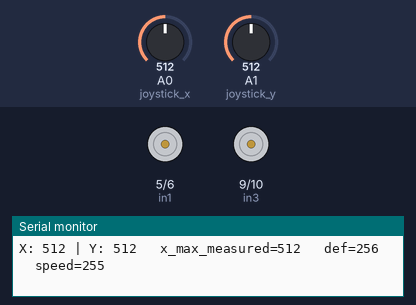
A sketch run on a simulated Arduino Uno, built with avr-gcc and run on an emulated ATmega328P. On the bench: motor-driver pin pairs drawn as motors (green arrow = first pin HIGH = forward, orange = second pin HIGH = backward, longer = more drive), the last lines printed to the serial monitor. The test bench sets the inputs (shaded band); at power-on: A0 (joystick_x) = 512, A1 (joystick_y) = 512.

Above: at 1.2 s.
1.3 s: A0 (joystick_x) set to 485
At 2.0 s:
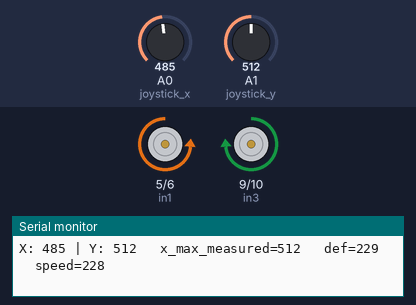
2.8 s: A0 (joystick_x) set to 306
At 3.9 s:
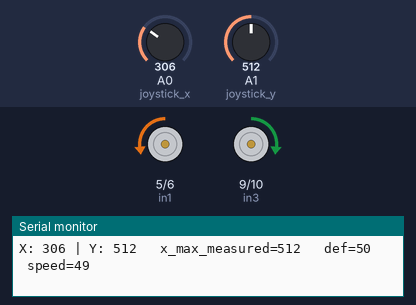
4.3 s: A0 (joystick_x) set to 122
At 5.5 s:
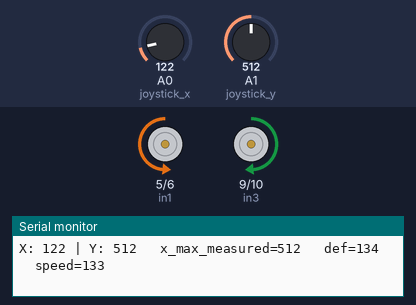
5.8 s: A0 (joystick_x) set to 540
At 6.5 s:
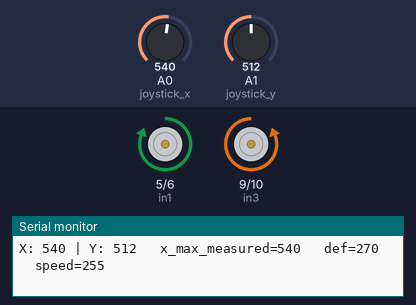
Timing chart, 0 to 8.3 s (numbered marks = the images above; inputs shaded):
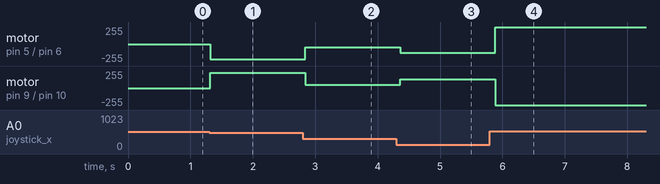

The sketch:

CAR-08-10-Motor_control_speed.ino
```cpp
// This sketch shows how to convert joystick x-y values to PWM values that
// can be used to control speed.
// In this example, because of my Arduino car's wiring, forward and backward
// motions are controlled in the X axis. Therefore, this sketch converts the
// joysticks X axis values into compatible (within PWM range) PWM values for
// the Arduino Uno, and passes those values to the motor via the
// speed parameter of the moveB function.

const int in1 = 5;  // in1,2 for right wheel
const int in2 = 6;
const int in3 = 9;  // in3,4 for left wheel
const int in4 = 10;

const int joystick_x = A0;
const int joystick_y = A1;

int Xvalue = 0;
int Yvalue = 0;

int deflection = 0;
int x_max_measured = 0;
int motor_speed = 0;

// X and Y max min values for no movement. I have define these values experimentally.
const int x_max = 530;
const int x_min = 500;
const int y_max = 530;
const int y_min = 500;

const int high_speed = 255;
const int low_speed = 150;

void moveA(int speed) {
  analogWrite(in1, 0);
  analogWrite(in2, speed);
  analogWrite(in3, speed);
  analogWrite(in4, 0);
}

void moveB(int speed) {
  analogWrite(in1, speed);
  analogWrite(in2, 0);
  analogWrite(in3, 0);
  analogWrite(in4, speed);
}

void turnB(int speed) {
  analogWrite(in1, speed);
  analogWrite(in2, 0);
  analogWrite(in3, speed);
  analogWrite(in4, 0);
}

void turnA(int speed) {
  analogWrite(in1, 0);
  analogWrite(in2, speed);
  analogWrite(in3, 0);
  analogWrite(in4, speed);
}

void stopMove() {
  analogWrite(in1, 0);
  analogWrite(in2, 0);
  analogWrite(in3, 0);
  analogWrite(in4, 0);
}

void setup() {
  // put your setup code here, to run once:
  Serial.begin(9600);
}

void loop() {
  // put your main code here, to run repeatedly:
  Xvalue = analogRead(joystick_x);
  Yvalue = analogRead(joystick_y);

  // Let's check the maximum value for the x axis.
  // The sketch will measure this each time it starts to accomodate for
  // joysticks with different output ranges.
  if (Xvalue > x_max_measured) {
    x_max_measured = Xvalue;
  }

  deflection = abs(x_max_measured / 2 - Xvalue);  // Because I hold the joystick with the headers pointing down, the x and y are alternated
  motor_speed = map(deflection, 0, x_max_measured / 2, 0, 255);

  Serial.print("X: ");
  Serial.print(Xvalue, DEC);  // print the value of VRX in DEC
  Serial.print(" | Y: ");
  Serial.print(Yvalue, DEC);  // print the value of VRX in DEC
  Serial.print("\t x_max_measured=");
  Serial.print(x_max_measured);
  Serial.print("\t def=");
  Serial.print(deflection);
  Serial.print("\t speed=");
  Serial.println(motor_speed);

  // Get these values through experimentation .
  if ( (Xvalue >= x_min && Xvalue <= x_max) &&
       (Yvalue >= y_min && Yvalue <= y_max)) {
    stopMove();
  } else if (Xvalue < x_min) {
    moveA(motor_speed);  // Move forward at variable speed
  } else if (Xvalue > x_max) {
    moveB(motor_speed);  // Move backward at variable speed
  } else if (Yvalue > y_max) {
    turnA(low_speed);  // Turn at fixed speed
  } else if (Yvalue < y_min) {
    turnB(high_speed);  // Turn at fixed speed
  }

  delay(100);
}
```

Measured:
- the behaviour switches between 500 and 499 on A0 (joystick_x) (found by bisection; images 0 and 1)
- after the input at 1.3 s, motor on pin 5 (in1) / pin 6 (in2): stopped → backward 228/255 at once; motor on pin 9 (in3) / pin 10 (in4): stopped → forward 228/255 at once
- after the input at 2.8 s, motor on pin 5 (in1) / pin 6 (in2): backward 228/255 → backward 49/255 at once; motor on pin 9 (in3) / pin 10 (in4): forward 228/255 → forward 49/255 at once
- after the input at 4.3 s, motor on pin 5 (in1) / pin 6 (in2): backward 49/255 → backward 133/255 after 0.06 s; motor on pin 9 (in3) / pin 10 (in4): forward 49/255 → forward 133/255 after 0.06 s
- after the input at 5.8 s, motor on pin 5 (in1) / pin 6 (in2): backward 133/255 → forward 255/255 after 0.08 s; motor on pin 9 (in3) / pin 10 (in4): forward 133/255 → backward 255/255 after 0.08 s
